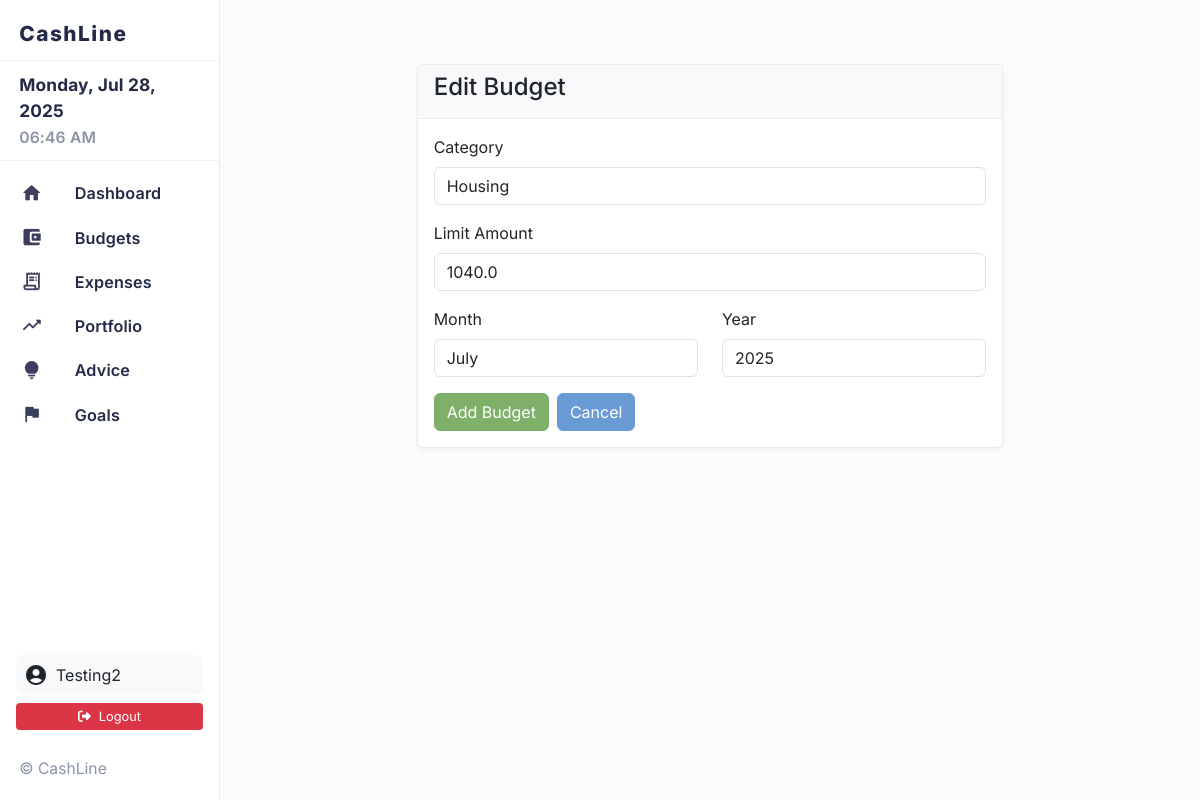
The page /edit_budget/1 (signed in) on the database its author committed.
### models.py (models this page shows, shortened)
class User(UserMixin, db.Model):
    id = db.Column(db.Integer, primary_key=True)
    username = db.Column(db.String(80), unique=True, nullable=False)
    email = db.Column(db.String(120), unique=True, nullable=False)
    password_hash = db.Column(db.String(255), nullable=False)
    created_at = db.Column(db.DateTime, default=datetime.utcnow)
    budgets = db.relationship('Budget', backref='user', lazy=True, cascade='all, delete-orphan')
    expenses = db.relationship('Expense', backref='user', lazy=True, cascade='all, delete-orphan')
    investments = db.relationship('Investment', backref='user', lazy=True, cascade='all, delete-orphan')
    goals = db.relationship('Goal', backref='user', lazy=True, cascade='all, delete-orphan')
    profile = db.relationship('UserProfile', backref='user', uselist=False, cascade='all, delete-orphan')
    retirement_plans = db.relationship('RetirementPlan', backref='user', lazy=True, cascade='all, delete-orphan')

class Budget(db.Model):
    id = db.Column(db.Integer, primary_key=True)
    user_id = db.Column(db.Integer, db.ForeignKey('user.id'), nullable=False)
    category = db.Column(db.String(100), nullable=False)
    limit_amount = db.Column(db.Float, nullable=False)
    month = db.Column(db.String(20), nullable=False)
    year = db.Column(db.Integer, nullable=False)
    created_at = db.Column(db.DateTime, default=datetime.utcnow)

### app.py (the view)
    @app.route('/edit_budget/<int:budget_id>', methods=['GET', 'POST'])
    @login_required
    def edit_budget(budget_id):
        budget = Budget.query.get_or_404(budget_id)
        if budget.user_id != current_user.id:
            flash('Access denied.', 'error')
            return redirect(url_for('budget'))
        form = BudgetForm()
        if form.validate_on_submit():
            budget.category = form.category.data
            budget.limit_amount = form.limit_amount.data
            budget.month = form.month.data
            budget.year = int(form.year.data)
            db.session.commit()
            flash('Budget updated successfully!', 'success')
            return redirect(url_for('budget'))
        elif request.method == 'GET':
            form.category.data = budget.category
            form.limit_amount.data = budget.limit_amount
            form.month.data = budget.month
            form.year.data = str(budget.year)
        return render_template('edit_budget.html', form=form, budget=budget)

### forms.py
class BudgetForm(FlaskForm):
    category = StringField('Category', validators=[DataRequired()])
    limit_amount = FloatField('Limit Amount', validators=[DataRequired()])
    month = SelectField('Month', choices=[
        ('January', 'January'), ('February', 'February'), ('March', 'March'),
        ('April', 'April'), ('May', 'May'), ('June', 'June'),
        ('July', 'July'), ('August', 'August'), ('September', 'September'),
        ('October', 'October'), ('November', 'November'), ('December', 'December')
    ], validators=[DataRequired()])
    year = SelectField('Year', choices=[(str(year), str(year)) for year in range(2020, 2031)], validators=[DataRequired()])
    submit = SubmitField('Add Budget')

### app.py (called while the page is built)
def create_app(config_name='default'):
    app = Flask(__name__)
    app.config.from_object(config[config_name])
    db.init_app(app)
    login_manager = LoginManager()
    login_manager.init_app(app)
    login_manager.login_view = 'login'
    login_manager.login_message = 'Please log in to access this page.'
    @login_manager.user_loader
    def load_user(user_id):
        return db.session.get(User, int(user_id))
    register_routes(app)
    return app

### templates/edit_budget.html (shortened to what this page needs)
{% extends "base.html" %}
{% block content %}
<div class="container mt-4">
    <div class="row">
        <div class="col-md-8 offset-md-2">
            <div class="card">
                <div class="card-header">
                    <h4>Edit Budget</h4>
                </div>
                <div class="card-body">
                    <form method="POST">
                        <div class="mb-3">
                            {{ form.category.label(class="form-label") }}
                            {{ form.category(class="form-control") }}
                        </div>
                        <div class="mb-3">
                            {{ form.limit_amount.label(class="form-label") }}
                            {{ form.limit_amount(class="form-control") }}
                        </div>
                        <div class="row">
                            <div class="col-md-6">
                                <div class="mb-3">
                                    {{ form.month.label(class="form-label") }}
                                    {{ form.month(class="form-control") }}
                                </div>
                            </div>
                            <div class="col-md-6">
                                <div class="mb-3">
                                    {{ form.year.label(class="form-label") }}
                                    {{ form.year(class="form-control") }}
                                </div>
                            </div>
                        </div>
                        <div class="d-flex gap-2">
                            {{ form.submit(class="btn btn-primary") }}
                            <a href="{{ url_for('budget') }}" class="btn btn-secondary">Cancel</a>
                        </div>
                    </form>
                </div>
            </div>
        </div>
    </div>
</div>
{% endblock %}

### templates/base.html (shortened to what this page needs)
<!DOCTYPE html>
<html lang="en">
<head>
    <link rel="stylesheet" href="https://cdn.jsdelivr.net/npm/bootstrap@5.3.2/dist/css/bootstrap.min.css">
    <link rel="stylesheet" href="https://cdnjs.cloudflare.com/ajax/libs/font-awesome/6.4.2/css/all.min.css">
    <link rel="stylesheet" href="/static/style.css">
</head>
<body style="padding-top:0; margin-top:0;">
<div class="layout-root" style="margin-top:0;">
    <div id="sidebar-wrapper">
        <div class="sidebar-logo">
            <span>CashLine</span>
        </div>
        <div class="sidebar-top">
            <div class="sidebar-date" id="sidebar-date"></div>
            <div class="sidebar-time" id="sidebar-time"></div>
        </div>
        <div class="sidebar-list">
            <a href="{{ url_for('dashboard') }}" class="sidebar-item {% if request.path == url_for('dashboard') %}active{% endif %}">
                <i class="material-icons-round">home</i> <span>Dashboard</span>
            </a>
            <a href="{{ url_for('budget') }}" class="sidebar-item {% if request.path.startswith('/budget') %}active{% endif %}">
                <i class="material-icons-round">account_balance_wallet</i> <span>Budgets</span>
            </a>
            <a href="{{ url_for('expenses') }}" class="sidebar-item {% if request.path.startswith('/expenses') %}active{% endif %}">
                <i class="material-icons-round">receipt_long</i> <span>Expenses</span>
            </a>
            <a href="{{ url_for('portfolio_overview') }}" class="sidebar-item {% if request.path.startswith('/portfolio') %}active{% endif %}">
                <i class="material-icons-round">trending_up</i> <span>Portfolio</span>
            </a>
            <a href="{{ url_for('advice') }}" class="sidebar-item {% if request.path.startswith('/advice') %}active{% endif %}">
                <i class="material-icons-round">lightbulb</i> <span>Advice</span>
            </a>
            <a href="{{ url_for('goals') }}" class="sidebar-item {% if request.path.startswith('/goals') %}active{% endif %}">
                <i class="material-icons-round">flag</i> <span>Goals</span>
            </a>
        </div>
        {% if current_user.is_authenticated %}
        <div class="px-3 my-2">
            <div class="user-info">
                <i class="material-icons-round">account_circle</i>
                <span>{{ current_user.username }}</span>
            </div>
            <a href="{{ url_for('logout') }}" class="logout-btn w-100 d-block text-center">
                <i class="fa-solid fa-sign-out-alt me-2"></i>Logout
            </a>
        </div>
        {% endif %}
        <div class="sidebar-bottom">
            <span>&copy; {{ current_year }} CashLine</span>
        </div>
    </div>
    <main class="main-content">
        {% block content %}{% endblock %}
    </main>
</div>
</body>
</html>

### static/style.css (style rules this page uses)
body { font-family: Arial, sans-serif; margin: 2em; background: #f9f9f9; }
:root { --pastel-primary: #7fb069; --pastel-secondary: #6b9bd4; --pastel-success: #5cb85c; --pastel-warning: #f0ad4e; --pastel-danger: #d9534f; --pastel-info: #5bc0de; --pastel-light: #f8f9fa; --pastel-dark: #6c757d; --pastel-purple: #9b59b6; --pastel-orange: #ff8c42; --pastel-pink: #e91e63; --pastel-teal: #20c997; }
.btn-primary { background-color: var(--pastel-primary) !important; border-color: var(--pastel-primary) !important; color: white !important; }
.btn-secondary { background-color: var(--pastel-secondary) !important; border-color: var(--pastel-secondary) !important; color: white !important; }
.card { border-color: #e9ecef; box-shadow: 0 2px 4px rgba(0,0,0,0.05); }
.card-header { background-color: var(--pastel-light); border-bottom-color: #e9ecef; }
.btn { display: inline-flex; align-items: center; gap: 0.25rem; }
i + span, .material-icons-round + span, .material-icons + span, span + i, span + .material-icons-round, span + .material-icons { vertical-align: middle; }
.sidebar-item { display: flex; align-items: center; gap: 0.85rem; }
.sidebar-item i.material-icons-round, .sidebar-item i.material-icons-outlined { display: inline-flex; align-items: center; margin-right: 0; }
.sidebar-item span { display: inline-flex; align-items: center; }
.user-info { display: flex; align-items: center; gap: 0.5rem; }
.user-info i { display: inline-flex; align-items: center; }
.material-icons-round, .material-icons-outlined, .material-icons { display: inline-flex; align-items: center; vertical-align: middle; }

### templates/base.html (style rules this page uses)
html, body { height: 100vh; margin: 0; padding: 0; background: #fafbfc; font-family: 'Inter', sans-serif; }
.layout-root { display: flex; height: 100vh; width: 100vw; overflow: hidden; }
#sidebar-wrapper { width: 220px; min-width: 220px; background: #fff; border-right: 1.5px solid #e6edfa; display: flex; flex-direction: column; box-shadow: 0 2px 16px rgba(44,44,84,0.04); }
.sidebar-logo { display: flex; align-items: center; justify-content: flex-start; padding: 1.1rem 1.2rem 0.7rem 1.2rem; font-size: 1.3em; font-weight: 800; color: #232946; letter-spacing: 1.5px; border-bottom: 1px solid #f0f2f7; }
.sidebar-top { padding: 0.7rem 1.2rem 0.7rem 1.2rem; border-bottom: 1px solid #f0f2f7; text-align: left; }
.sidebar-date { font-size: 1.08em; font-weight: 700; color: #232946; margin-bottom: 0.1em; letter-spacing: 0.01em; }
.sidebar-time { font-size: 0.98em; color: #8a94a6; font-weight: 600; letter-spacing: 0.01em; }
.sidebar-list { flex: 1 1 auto; display: flex; flex-direction: column; padding: 0 0.2rem; margin-top: 0.7rem; }
.sidebar-item { display: flex; align-items: center; padding: 0.55rem 1.1rem; margin-bottom: 0.15rem; border-radius: 1.5rem; font-size: 1.01rem; color: #232946; text-decoration: none; transition: background 0.16s, color 0.16s; font-weight: 600; letter-spacing: 0.01em; }
.sidebar-item i.material-icons-round, .sidebar-item i.material-icons-outlined { font-size: 1.35em; margin-right: 0.85em; color: #3b3f5c; transition: color 0.16s; }
.sidebar-bottom { margin: 1.2rem 1.2rem 1.2rem 1.2rem; font-size: 0.98em; color: #8a94a6; display: flex; flex-direction: column; gap: 0.5rem; }
.user-info { display: flex; align-items: center; gap: 0.5rem; padding: 0.5rem; background: #f8f9fa; border-radius: 0.5rem; margin-bottom: 0.5rem; }
.logout-btn { background: #dc3545; color: white; border: none; padding: 0.25rem 0.5rem; border-radius: 0.25rem; font-size: 0.8rem; text-decoration: none; }
.main-content { flex: 1 1 0%; min-width: 0; height: 100vh; padding: 2.5rem 2rem; overflow-y: auto; background: #fafbfc; }

### rows shown on the page
User: username "Testing2"
Budget: category "Housing", limit_amount "1040.0", month "July", year "2025"
